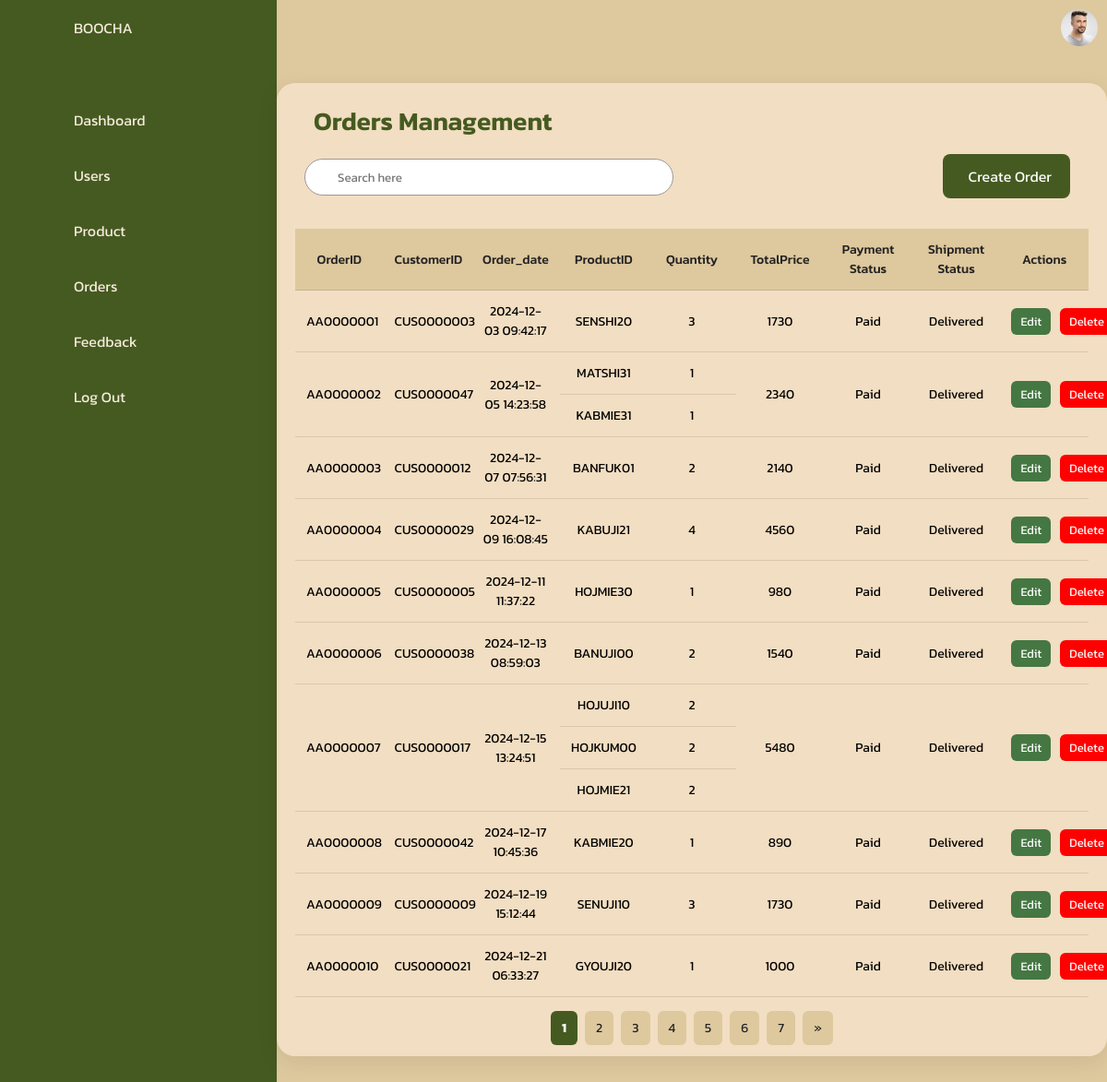
/Admin/order.php, run on the app's committed database.
### tables this page shows
CREATE TABLE `order` (
  `OrderID` varchar(9) NOT NULL,
  `CustomerID` varchar(10) NOT NULL,
  `OrderDate` datetime NOT NULL,
  `Note` text DEFAULT NULL
);

### Admin/order.php (the view, shortened to what this page needs)
<?php
$servername = "localhost";
$username = "root";
$password = "";
$dbname = "boocha";
$conn = new mysqli($servername, $username, $password, $dbname);
$search = isset($_GET['search']) ? $_GET['search'] : '';
$limit = 10;
$page = isset($_GET['page']) ? (int)$_GET['page'] : 1;
$page = max($page, 1);
$start_from = ($page - 1) * $limit;
$sql = "
SELECT
    o.OrderID,
    o.CustomerID,
    o.OrderDate,
    od.ProductID,
    od.Quantity,
    p.Total_price,
    p.Payment_Status,
    s.Shipment_Status,
    pc.product_count
FROM (
    SELECT o.OrderID
    FROM `order` o
    WHERE o.OrderID LIKE '%$search%' OR o.CustomerID LIKE '%$search%'
    ORDER BY o.OrderID
    LIMIT $start_from, $limit
) AS limited_orders
JOIN `order` o ON o.OrderID = limited_orders.OrderID
JOIN order_detail od ON o.OrderID = od.OrderID
LEFT JOIN payment p ON o.OrderID = p.OrderID
LEFT JOIN shipment s ON o.OrderID = s.OrderID
LEFT JOIN (
    SELECT OrderID, COUNT(*) AS product_count
    FROM order_detail
    GROUP BY OrderID
) pc ON o.OrderID = pc.OrderID
ORDER BY o.OrderID
";
$result = $conn->query($sql);
$total_result = $conn->query("
    SELECT COUNT(DISTINCT o.OrderID) AS total
    FROM `order` o
    WHERE o.OrderID LIKE '%$search%' OR o.CustomerID LIKE '%$search%'
")->fetch_assoc();
$total_pages = ceil($total_result["total"] / $limit);
?>
<!DOCTYPE html>
<html lang="en">
<head>
    <link rel="stylesheet" href="assets/css/style1.css">
    <link href="https://cdnjs.cloudflare.com/ajax/libs/font-awesome/6.0.0-beta3/css/all.min.css" rel="stylesheet">
</head>
<body>
   <div class="container">
    <div class="navigation">
        <ul>
            <li>
                <a href="#">
                    <span class="icon">
                    </span>
                    <span class="title">BOOCHA</span>
                </a>
            </li>
            <li>
                <a href="dashboard_day.php">
                    <span class="icon">
                    </span>
                    <span class="title">Dashboard</span>
                </a>
            </li>
            <li>
                <a href="customer.php">
                    <span class="icon">
                    </span>
                    <span class="title">Users</span>
                </a>
            </li>
            <li>
                <a href="product.php">
                    <span class="icon">
                    </span>
                    <span class="title">Product</span>
                </a>
            </li>
            <li>
                <a href="order.php">
                    <span class="icon">
                    </span>
                    <span class="title">Orders</span>
                </a>
            </li>
            <li>
                <a href="report.php">
                    <span class="icon">
                    </span>
                    <span class="title">Feedback</span>
                </a>
            </li>
            <li>
                <a href="../index.php">
                    <span class="icon">
                    </span>
                    <span class="title">Log Out</span>
                </a>
            </li>
        </ul>
    </div>
     <div class="main">
            <div class="topbar">
                <div class="toggle">
                </div>
                <div class="user">
                    <img src="assets/imgs/customer01.jpg" alt="">
                </div>
            </div>
            <div class="order-table-container">
                <div class="top-row">
                    <h2>Orders Management</h2>
                </div>
                <div class="search-insert-row">
                    <form method="get" action="order.php">
                        <div class="search">
                            <label>
                                <input type="text" name="search" placeholder="Search here" value="<?= htmlspecialchars($search) ?>">
                            </label>
                        </div>
                    </form>
                    <a href="OD_insert.php" class="insert-btn">
                        Create Order
                    </a>
                </div>
                <table class="order-table">
                    <thead>
                        <tr>
                            <th>OrderID</th>
                            <th>CustomerID</th>
                            <th>Order_date</th>
                            <th>ProductID</th>
                            <th>Quantity</th>
                            <th>TotalPrice</th>
                            <th>Payment Status</th>
                            <th>Shipment Status</th>
                            <th>Actions</th>
                        </tr>
                    </thead>
                    <tbody>
                        <?php
                        if ($result && $result->num_rows > 0) {
                            $prev_order_id = null;
                            while($row = $result->fetch_assoc()) {
                                if ($prev_order_id != $row["OrderID"]) {
                                    echo "<tr>";
                                    echo "<td rowspan='" . $row["product_count"] . "' class='centered'>" . $row["OrderID"] . "</td>";
                                    echo "<td rowspan='" . $row["product_count"] . "' class='centered'>" . $row["CustomerID"] . "</td>";
                                    echo "<td rowspan='" . $row["product_count"] . "' class='centered'>" . $row["OrderDate"] . "</td>";
                                    echo "<td class='centered'>" . $row["ProductID"] . "</td>";
                                    echo "<td class='centered'>" . $row["Quantity"] . "</td>";
                                    echo "<td rowspan='" . $row["product_count"] . "' class='centered'>" . $row["Total_price"] . "</td>";
                                    echo "<td rowspan='" . $row["product_count"] . "' class='centered'>" . $row["Payment_Status"] . "</td>";
                                    echo "<td rowspan='" . $row["product_count"] . "' class='centered'>" . $row["Shipment_Status"] . "</td>";
                                    echo "<td rowspan='" . $row["product_count"] . "' class='actions'>
                                            <div class='action-buttons'>
                                                <a href='OD_edit.php?OrderID=" . $row['OrderID'] . "' class='edit-btn'>Edit</a>
                                                <button type='button' class='delete-btn' onclick='openModal(\"" . $row['OrderID'] . "\")'>Delete</button>
                                            </div>
                                        </td>";
                                    echo "</tr>";
                                } else {
                                    echo "<tr>";
                                    echo "<td class='centered'>" . $row["ProductID"] . "</td>";
                                    echo "<td class='centered'>" . $row["Quantity"] . "</td>";
                                    echo "</tr>";
                                }
                                $prev_order_id = $row["OrderID"];
                            }
                        } else {
                            echo "<tr><td colspan='9'>No data found</td></tr>";
                        }
                        ?>
                    </tbody>
                </table>
                <div class="pagination">
                    <?php
                    $adjacents = 2;
                    $searchParam = '&search=' . urlencode($search);
                    if ($total_pages <= 7 + ($adjacents * 2)) {
                        for ($i = 1; $i <= $total_pages; $i++) {
                            echo '<a href="?page=' . $i . $searchParam . '" class="' . ($i == $page ? 'active' : '') . '">' . $i . '</a>';
                        }
                    }
                    if ($page < $total_pages) {
                        echo '<a href="?page=' . ($page + 1) . $searchParam . '">&raquo;</a>';
                    }
                    ?>
                </div>
            </div>
        </div>
    </div>
</body>
</html>

### Admin/assets/css/style1.css (style rules this page uses)
* { font-family: "Kanit", sans-serif; margin: 0; padding: 0; box-sizing: border-box; }
:root { --blue: #455A20; --white: #F2DEC2; --gray: #DEC89E; --black: #222; --black2: #999; --yl: #f6ebdd; }
body { min-height: 100vh; overflow-x: hidden; }
.container { position: relative; width: 100%; }
.navigation { position: fixed; width: 300px; height: 100%; background: var(--blue); border-left: 10px solid var(--blue); transition: 0.5s; overflow: hidden; }
.navigation ul { position: absolute; top: 0; left: 0; width: 100%; }
.navigation ul li { position: relative; width: 100%; list-style: none; border-top-left-radius: 30px; border-bottom-left-radius: 30px; }
.navigation ul li:nth-child(1) { margin-bottom: 40px; pointer-events: none; }
.navigation ul li a { position: relative; display: block; width: 100%; display: flex; text-decoration: none; color: #f6ebdd; }
.navigation ul li a .icon { position: relative; display: block; min-width: 60px; height: 60px; line-height: 75px; text-align: center; }
.navigation ul li a .title { position: relative; display: block; padding: 0 10px; height: 60px; line-height: 60px; text-align: start; white-space: nowrap; }
.main { position: absolute; width: calc(100% - 300px); left: 300px; min-height: 100vh; background: #DEC89E; transition: 0.5s; }
.topbar { width: 100%; height: 60px; display: flex; justify-content: space-between; align-items: center; padding: 0 10px; }
.toggle { position: relative; width: 60px; height: 60px; display: flex; justify-content: center; align-items: center; font-size: 2.5rem; cursor: pointer; }
.search { position: relative; width: 400px; margin: 0 10px; }
.search label { position: relative; width: 100%; }
.search label input { width: 100%; height: 40px; border-radius: 40px; padding: 5px 20px; padding-left: 35px; font-size: 18; outline: none; border: 1px solid var(--black2); }
.user { position: relative; width: 40px; height: 40px; border-radius: 50%; overflow: hidden; cursor: pointer; }
.user img { position: absolute; top: 0; left: 0; width: 100%; height: 100%; object-fit: cover; }
.search { margin-bottom: 20px; }
.search-insert-row { display: flex; justify-content: space-between; align-items: center; margin-bottom: 1rem; }
.search-insert-row .search { flex: 1; max-width: 400px; }
.insert-btn { padding: 12px 20px; background-color: #455A20; color: white; border: none; border-radius: 8px; cursor: pointer; text-decoration: none; font-size: 16px; display: flex; align-items: center; gap: 8px; transition: background-color 0.2s ease; margin-right: 20px; }
.search-insert-row .insert-btn { align-self: flex-start; margin-top: 4px; margin-top: -5px; }
.action-buttons { display: inline-flex; gap: 10px; justify-content: center; align-items: center; }
.edit-btn, .delete-btn { padding: 5px 10px; border-radius: 6px; font-size: 13px; cursor: pointer; border: none; color: rgb(255, 255, 255); white-space: nowrap; }
.edit-btn { background-color: #457743; text-decoration: none; }
.delete-btn { background-color: red; }
.pagination .active { background-color: var(--dark-blue); font-weight: bold; }
.order-table-container { margin: 30px auto; padding: 20px; background: var(--white); border-radius: 20px; box-shadow: 0 7px 25px rgba(0, 0, 0, 0.08); overflow-x: auto; }
.order-table-container h2 { margin-bottom: 20px; margin-left: 20px; color: var(--blue); font-size: 28px; font-weight: 600; }
.order-table { width: 100%; border-collapse: collapse; table-layout: fixed; }
.order-table th, .order-table td { padding: 12px; border-bottom: 1px solid rgba(0, 0, 0, 0.1); font-size: 14px; text-align: center; vertical-align: middle; }
.order-table th { background-color: var(--gray); font-weight: 500; color: var(--black); }
.order-table td { text-align: center; vertical-align: middle; font-weight: 400; }
.pagination { margin-top: 20px; text-align: center; }
.pagination a { padding: 8px 12px; margin: 0 4px; text-decoration: none; border-radius: 6px; background-color: var(--gray); color: var(--black); font-size: 14px; transition: background-color 0.3s ease; }
.pagination .active { background-color: var(--blue); font-weight: bold; color: var(--white); }
.pagination a.active { background-color: var(--blue); color: white; }

### data on the page
order: OrderID "AA0000001", CustomerID "CUS0000003", OrderDate "2024-12-03 09:42:17", ProductID "SENSHI20", Quantity "3", Total_price "1730", Payment_Status "Paid", Shipment_Status "Delivered"
order: OrderID "AA0000002", CustomerID "CUS0000047", OrderDate "2024-12-05 14:23:58", ProductID "MATSHI31", Quantity "1", Total_price "2340", Payment_Status "Paid", Shipment_Status "Delivered", ProductID "KABMIE31"
order: OrderID "AA0000003", CustomerID "CUS0000012", OrderDate "2024-12-07 07:56:31", ProductID "BANFUK01", Quantity "2", Total_price "2140", Payment_Status "Paid", Shipment_Status "Delivered"
order: OrderID "AA0000004", CustomerID "CUS0000029", OrderDate "2024-12-09 16:08:45", ProductID "KABUJI21", Quantity "4", Total_price "4560", Payment_Status "Paid", Shipment_Status "Delivered"
order: OrderID "AA0000005", CustomerID "CUS0000005", OrderDate "2024-12-11 11:37:22", ProductID "HOJMIE30", Quantity "1", Total_price "980", Payment_Status "Paid", Shipment_Status "Delivered"
order: OrderID "AA0000006", CustomerID "CUS0000038", OrderDate "2024-12-13 08:59:03", ProductID "BANUJI00", Quantity "2", Total_price "1540", Payment_Status "Paid", Shipment_Status "Delivered"
order: OrderID "AA0000007", CustomerID "CUS0000017", OrderDate "2024-12-15 13:24:51", ProductID "HOJUJI10", Quantity "2", Total_price "5480", Payment_Status "Paid", Shipment_Status "Delivered", ProductID "HOJKUM00", ProductID "HOJMIE21"
order: OrderID "AA0000008", CustomerID "CUS0000042", OrderDate "2024-12-17 10:45:36", ProductID "KABMIE20", Quantity "1", Total_price "890", Payment_Status "Paid", Shipment_Status "Delivered"
order: OrderID "AA0000009", CustomerID "CUS0000009", OrderDate "2024-12-19 15:12:44", ProductID "SENUJI10", Quantity "3", Total_price "1730", Payment_Status "Paid", Shipment_Status "Delivered"
order: OrderID "AA0000010", CustomerID "CUS0000021", OrderDate "2024-12-21 06:33:27", ProductID "GYOUJI20", Quantity "1", Total_price "1000", Payment_Status "Paid", Shipment_Status "Delivered"
